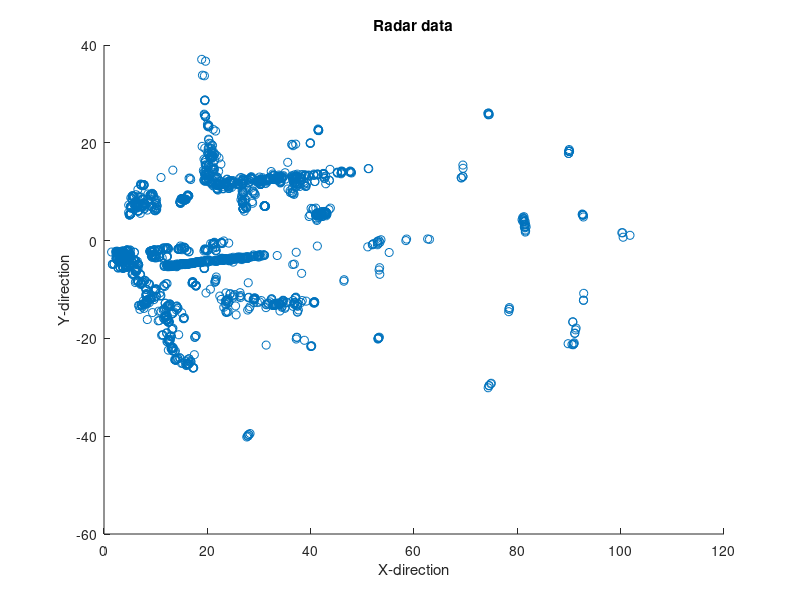

MATLAB code for this plot:
clear all
close all
%% Importing the time frames from the Astyx Dataset
A = importdata('000011.txt')
B = importdata('000012.txt')
C = importdata('000013.txt')
D = importdata('000014.txt')
E = importdata('000015.txt')
F = importdata('000016.txt')
G = importdata('000017.txt')
H = importdata('000018.txt')
I = importdata('000019.txt')
J = importdata('000020.txt')
%% Referencing the X and Y direction from the dataset in this particular time frame
L = A.data(:,1);
M = A.data(:,2);
N = B.data(:,1);
O = B.data(:,2);
P = C.data(:,1);
Q = C.data(:,2);
R = D.data(:,1);
S = D.data(:,2);
T = E.data(:,1);
U = E.data(:,2);
V = F.data(:,1);
W = F.data(:,2);
X = G.data(:,1);
Y = G.data(:,2);
Z = H.data(:,1);
Z1= H.data(:,2);
Z2= I.data(:,1);
Z3= I.data(:,2);
Z4= J.data(:,1);
Z5= J.data(:,2);
%% Plotting the graph in 2D visualization form
figure()
scatter(L,M)
pause (0.1)
scatter (N,O)
pause (0.1)
scatter (P,Q)
pause (0.1)
scatter (R,S)
pause (0.1)
scatter (T,U)
pause (0.1)
scatter(V,W)
pause(0.1)
scatter(X,Y)
pause(0.1)
scatter(Z,Z1)
pause(0.1)
scatter(Z2,Z3)
pause(0.1)
scatter(Z4,Z5)
pause(0.1)
xlabel('X-direction')
ylabel('Y-direction')
title('Radar data')



